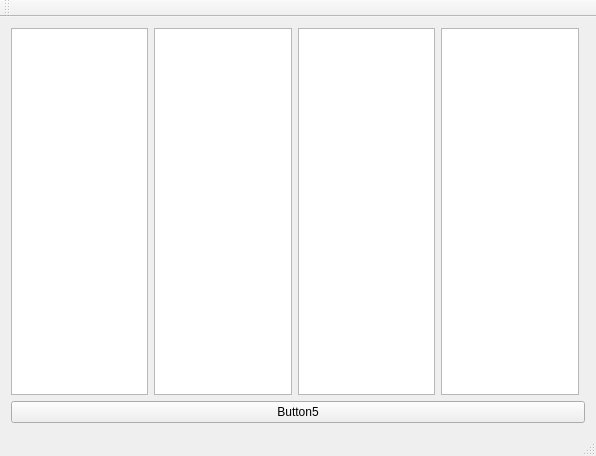
<?xml version="1.0" encoding="UTF-8"?>
<ui version="4.0">
 <class>MainWindow</class>
 <widget class="QMainWindow" name="MainWindow">
  <property name="geometry">
   <rect>
    <x>0</x>
    <y>0</y>
    <width>596</width>
    <height>456</height>
   </rect>
  </property>
  <property name="windowTitle">
   <string>MainWindow</string>
  </property>
  <widget class="QWidget" name="centralWidget">
   <layout class="QGridLayout" name="gridLayout">
    <item row="0" column="2">
     <widget class="QTextBrowser" name="Memo3"/>
    </item>
    <item row="0" column="1">
     <widget class="QTextBrowser" name="Memo2"/>
    </item>
    <item row="1" column="0" colspan="5">
     <widget class="QPushButton" name="pushButtonRabb">
      <property name="text">
       <string>Button5</string>
      </property>
     </widget>
    </item>
    <item row="0" column="0">
     <widget class="QTextBrowser" name="Memo1"/>
    </item>
    <item row="0" column="3">
     <widget class="QTextBrowser" name="Memo4"/>
    </item>
   </layout>
  </widget>
  <widget class="QMenuBar" name="menuBar">
   <property name="geometry">
    <rect>
     <x>0</x>
     <y>0</y>
     <width>596</width>
     <height>22</height>
    </rect>
   </property>
  </widget>
  <widget class="QToolBar" name="mainToolBar">
   <attribute name="toolBarArea">
    <enum>TopToolBarArea</enum>
   </attribute>
   <attribute name="toolBarBreak">
    <bool>false</bool>
   </attribute>
  </widget>
  <widget class="QStatusBar" name="statusBar"/>
 </widget>
 <layoutdefault spacing="6" margin="11"/>
 <resources/>
 <connections/>
</ui>
